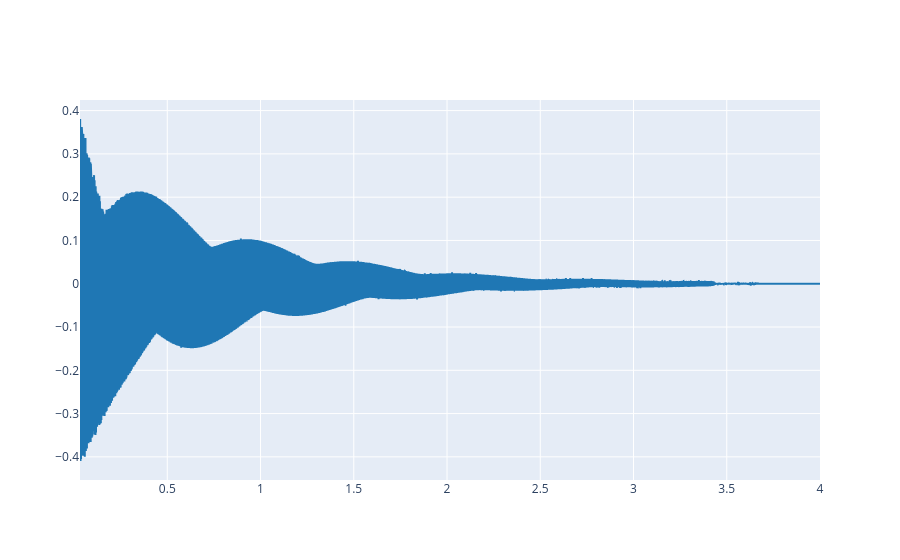

This figure's notebook cell:
### Markdown cell above
Note that `load_audio` function returns two variables: the audio signal (as a one dimensional array of floating point numbers), and the sampling rate (as a integer number). Now we can plot the audio signal:

### Code cell
plot_signals(ref, fs, t_start = 0.032, t_end=6)

### Figure 1 — Plotly figure (JSON) as saved in the notebook; plotly's stock layout.template omitted (floating-point values rounded to 4 significant figures; data arrays with more than 128 entries replaced by an {"elided": "..."} marker saying what was removed)
{"data": [{"line": {"color": "#1f77b4", "shape": "linear"}, "mode": "lines", "name": "audio signal 0", "type": "scatter", "x": {"elided": "174989 float values"}, "y": {"elided": "174989 float values"}}], "layout": {}}
